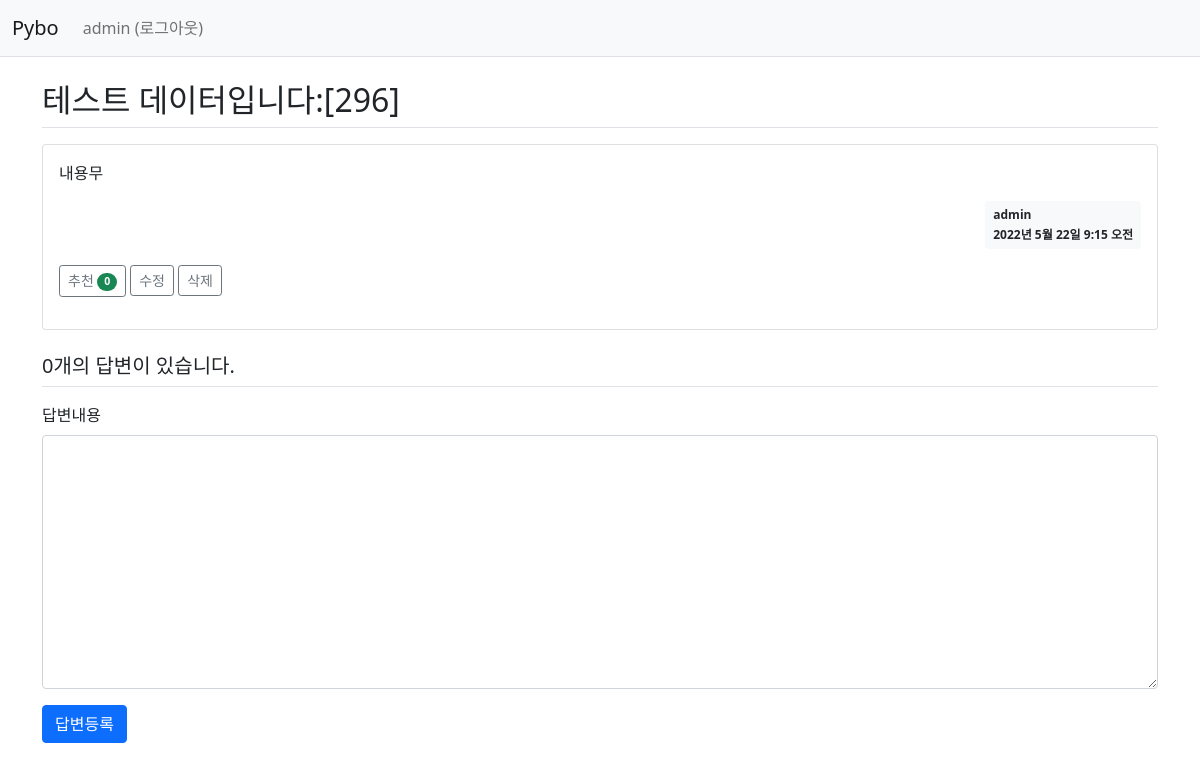
The app's page /pybo/304/ (signed in), older data.
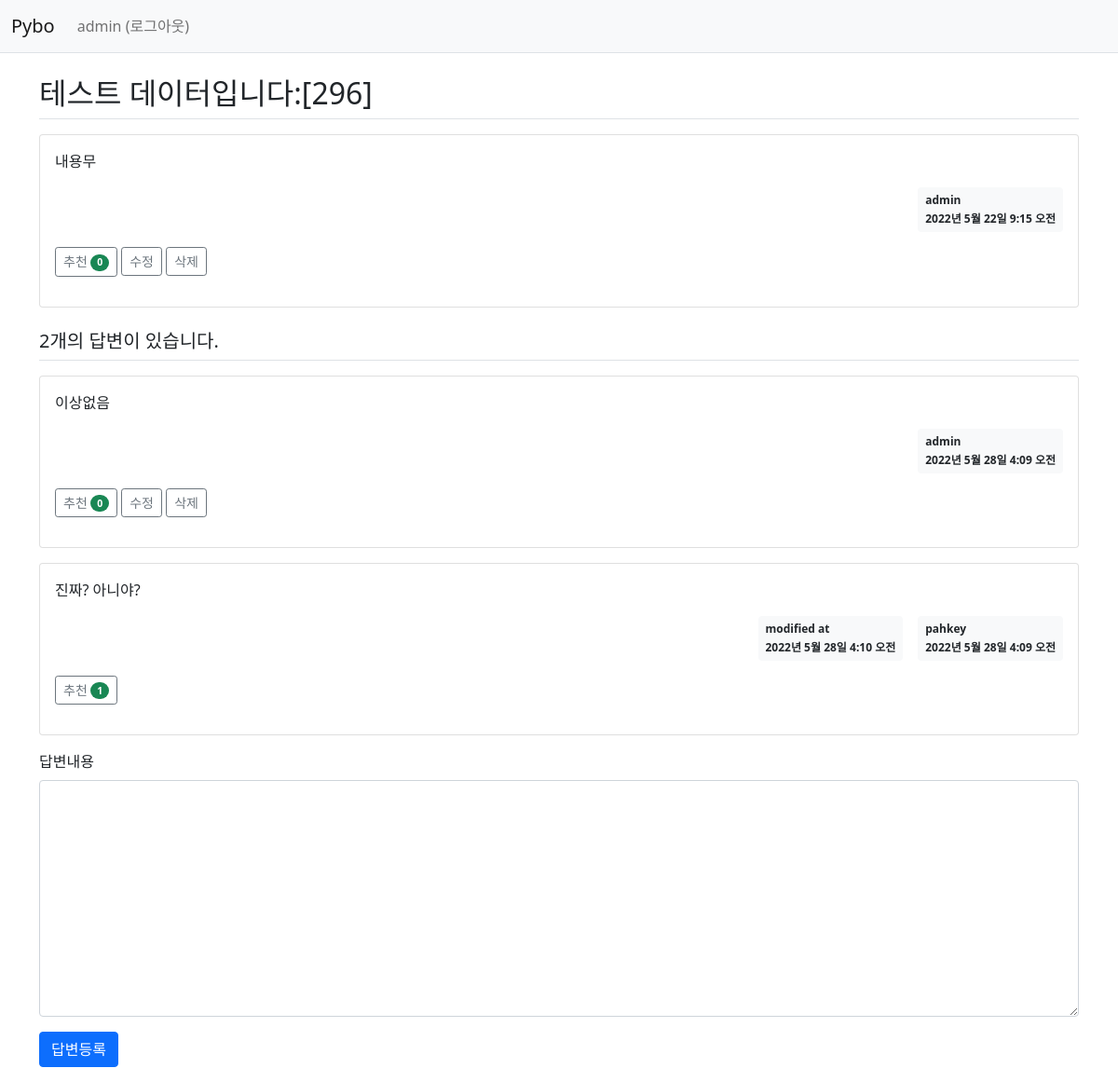
The same page, newer data.
### pybo/models.py (models this page shows, shortened)
class Question(models.Model):
    author = models.ForeignKey(User, on_delete=models.CASCADE, related_name='author_question')
    subject = models.CharField(max_length=200)
    content = models.TextField()
    create_date = models.DateTimeField()
    modify_date = models.DateTimeField(null=True, blank=True)
    voter = models.ManyToManyField(User, related_name='voter_question') #추천인 추가

class Answer(models.Model):
    author = models.ForeignKey(User, on_delete=models.CASCADE, related_name='author_answer')
    question = models.ForeignKey(Question, on_delete=models.CASCADE)
    content = models.TextField()
    create_date = models.DateTimeField()
    modify_date = models.DateTimeField(null=True, blank=True)
    voter = models.ManyToManyField(User, related_name='voter_answer')

### pybo/views/base_views.py (the view)
# urls.py: path('<int:question_id>/', base_views.detail, name='detail'),
def detail(request, question_id):
    question = get_object_or_404(Question, pk=question_id)
    context = {'question': question}
    return render(request, 'pybo/question_detail.html', context)

### pybo/templatetags/pybo_filter.py (called while the page is built)
@register.filter()
def mark(value):
    extensions = ["nl2br", "fenced_code"]
    return mark_safe(markdown.markdown(value, extensions=extensions))

### templates/pybo/question_detail.html (shortened to what this page needs)
{% extends 'base.html' %}
{% load pybo_filter %}
{% block content %}
<div class="container my-3">
    <h2 class="border-bottom py-2">{{ question.subject }}</h2>
    <div class="card my-3">
        <div class="card-body">
            <div class="card-text">{{ question.content|mark }}</div>
            <div class="d-flex justify-content-end">
                <div class="badge bg-light text-dark p-2 text-start">
                    <div class="mb-2">{{ question.author.username }}</div>
                    <div>{{ question.create_date }}</div>
                </div>
            </div>
            <div class="my-3">
                <a href="javascript:void(0)" data-uri="{% url 'pybo:question_vote' question.id  %}"
                   class="recommend btn btn-sm btn-outline-secondary"> 추천
                    <span class="badge rounded-pill bg-success">{{question.voter.count}}</span>
                </a>
                {% if request.user == question.author %}
                <a href="{% url 'pybo:question_modify' question.id  %}"
                   class="btn btn-sm btn-outline-secondary">수정</a>
                <a href="javascript:void(0)" class="delete btn btn-sm btn-outline-secondary"
                   data-uri="{% url 'pybo:question_delete' question.id  %}">삭제</a>
                {% endif %}
            </div>
        </div>
    </div>
    <h5 class="border-bottom my-3 py-2">{{question.answer_set.count}}개의 답변이 있습니다.</h5>
    {% for answer in question.answer_set.all %}
    <div class="card my-3">
        <div class="card-body">
            <div class="card-text">{{ answer.content|mark }}</div>
            <div class="d-flex justify-content-end">
                {% if answer.modify_date %}
                <div class="badge bg-light text-dark p-2 text-start mx-3">
                    <div class="mb-2">modified at</div>
                    <div>{{ answer.modify_date }}</div>
                </div>
                {% endif %}
                <div class="badge bg-light text-dark p-2 text-start">
                    <div class="mb-2">{{ answer.author.username }}</div>
                    <div>{{ answer.create_date }}</div>
                </div>
            </div>
            <div class="my-3">
                <a href="javascript:void(0)" data-uri="{% url 'pybo:answer_vote' answer.id  %}"
                   class="recommend btn btn-sm btn-outline-secondary"> 추천
                    <span class="badge rounded-pill bg-success">{{answer.voter.count}}</span>
                </a>
                {% if request.user == answer.author %}
                <a href="{% url 'pybo:answer_modify' answer.id  %}"
                   class="btn btn-sm btn-outline-secondary">수정</a>
                <a href="javascript:void(0)" class="delete btn btn-sm btn-outline-secondary "
                   data-uri="{% url 'pybo:answer_delete' answer.id  %}">삭제</a>
                {% endif %}
            </div>
        </div>
    </div>
    {% endfor %}
    <form action="{% url 'pybo:answer_create' question.id %}" method="post" class="my-3">
        <div class="mb-3">
            <label for="content" class="form-label">답변내용</label>
            <textarea {% if not user.is_authenticated %}disabled{% endif %}
                      name="content" id="content" class="form-control" rows="10"></textarea>
        </div>
        <input type="submit" value="답변등록" class="btn btn-primary">
    </form>
</div>
{% endblock %}

Row changes from the older to the newer data that the page shows:
computed for Question "테스트 데이터입니다:[296]": answer_set.count "0" → "2"
added Answer: content|mark "이상없음", author.username "admin", create_date "2022년 5월 28일 4:09 오전", voter.count "0", shows "수정"
added Answer: content|mark "진짜? 아니야?", modify_date "2022년 5월 28일 4:10 오전", author.username "pahkey", create_date "2022년 5월 28일 4:09 오전", voter.count "1"
